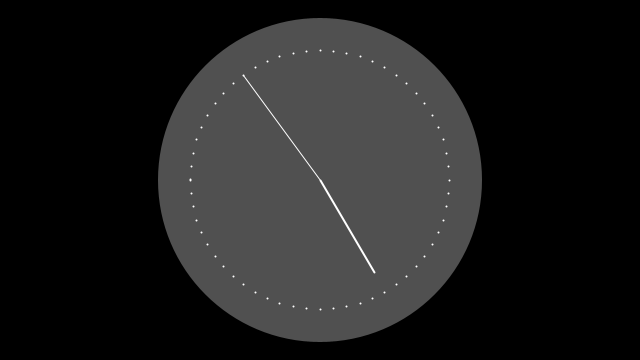
Frame 1 (no input)
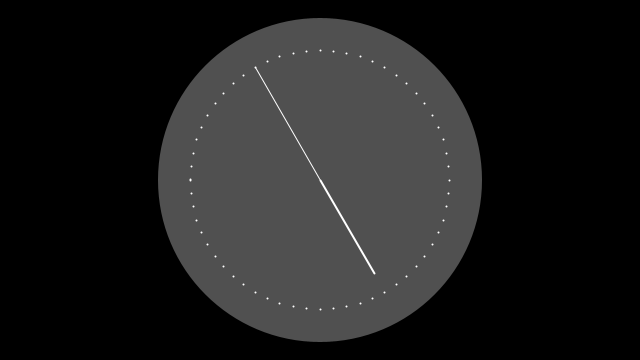
Frame 60 (the mouse pressed at the canvas centre just before this capture)
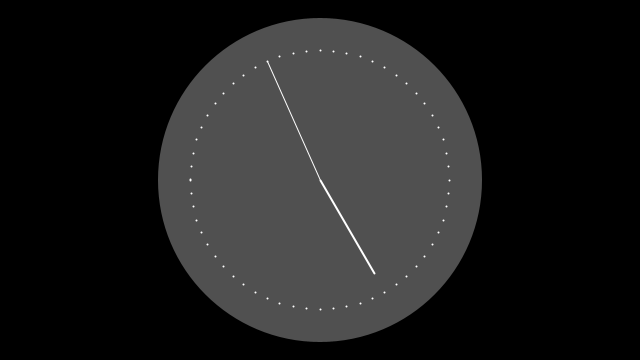
Frame 120 (the mouse held since frame 60 and released just before this capture)

The Processing sketch that drew these frames (run headless with seeded random() and noise(); from frame 60 on, the mouse is pressed at the canvas centre):

// Processing sketch: MovingClock
// ── MovingClock.pde
//Jonathan Graydon
//Moving Clock Program
//This will draw a functioning clock that will move with time
int cx, cy;
float secondsRadius;
float minutesRadius;
float hoursRadius;
float clockDiameter;

void setup() {
  size(640, 360);
  stroke(255);
  
  int radius = min(width, height) / 2;
  secondsRadius = radius * 0.72;
  minutesRadius = radius * 0.60;
  hoursRadius = radius * 0.50;
  clockDiameter = radius * 1.8;
  
  cx = width / 2;
  cy = height / 2;
}

void draw() {
  background(0);
  
  // Draw the clock background
  fill(80);
  noStroke();
  ellipse(cx, cy, clockDiameter, clockDiameter);
  
  // Angles for sin() and cos() start at 3 o'clock;
  // subtract HALF_PI to make them start at the top
  float s = map(second(), 0, 60, 0, TWO_PI) - HALF_PI;
  float m = map(minute() + norm(second(), 0, 60), 0, 60, 0, TWO_PI) - HALF_PI; 
  float h = map(hour() + norm(minute(), 0, 60), 0, 24, 0, TWO_PI * 2) - HALF_PI;
  
  // Draw the hands of the clock
  stroke(255);
  strokeWeight(1);
  line(cx, cy, cx + cos(s) * secondsRadius, cy + sin(s) * secondsRadius);
  strokeWeight(2);
  line(cx, cy, cx + cos(m) * minutesRadius, cy + sin(m) * minutesRadius);
  
  // Draw the minute ticks
  strokeWeight(2);
  beginShape(POINTS);
  for (int a = 0; a < 360; a+=6) {
    float angle = radians(a);
    float x = cx + cos(angle) * secondsRadius;
    float y = cy + sin(angle) * secondsRadius;
    vertex(x, y);
  }
  endShape();
}
